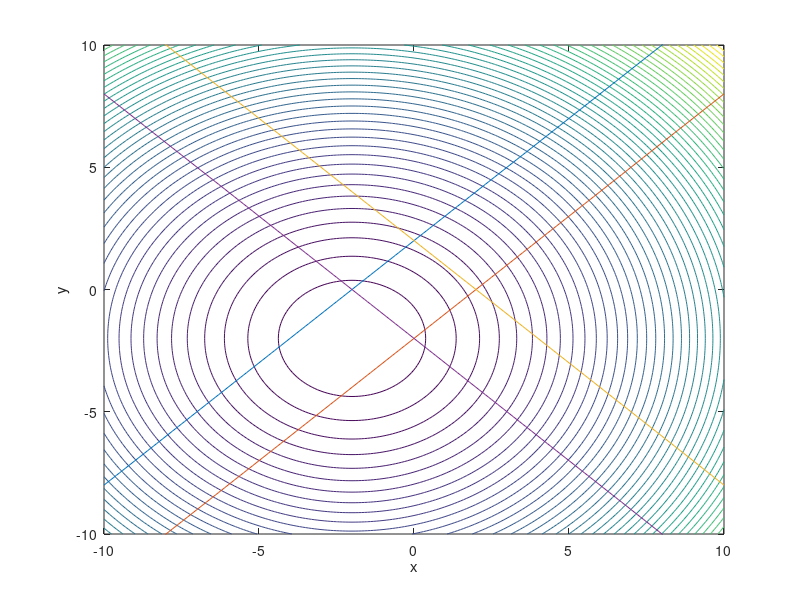

Reproduce this figure in MATLAB. (Note: this script raises an error after producing the figure.)
clc
clear;
[X,Y]=meshgrid(-10:0.1:10);

%QP problem specification
Xref=[-2,-2];
P=[1,0;0,1];
q=[-2*Xref(1),-2*Xref(2)]';
r=Xref(1)^2+Xref(2)^2;
%inequality constraint
%to keep the form Ax+b>0
A1=[1,-1];
b1=2;
A2=[-1,1];
b2=2;
A3=[-1,-1];
b3=2;
A4=[1,1];
b4=2;
A=[A1;A2;A3;A4];
b=[b1;b2;b3;b4];
%updating variables
%x_init=[-3,5]';
x_new=Xref';
u_new=[0,0]';
z_new=[0,0]';
Max_Iterate=1000;
rho=1;
ABSTOL= sqrt(2)*1e-4;
RELTOL= 1e-2;

%ploting related
history_x1=[x_new(1),zeros(1,999)];
history_x2=[x_new(2),zeros(1,999)];
F=P(1,1)*X.^2+P(1,2)*X.*Y+P(2,1)*X.*Y+P(2,2)*Y.^2 + q(1)*X+q(2)*Y + r;
f=zeros(1,999);

Y_c1=-A1(1)/A1(2)*X(1,:)-sign(A1(2))*b1;
Y_c2=-A2(1)/A2(2)*X(1,:)-sign(A2(2))*b2;
Y_c3=-A3(1)/A3(2)*X(1,:)-sign(A3(2))*b3;
Y_c4=-A4(1)/A4(2)*X(1,:)-sign(A4(2))*b4;

figure(1);
contour(X,Y,F,50);
xlabel('x');
ylabel('y');
hold on;
plot(X(1,:),Y_c1,X(1,:),Y_c2,X(1,:),Y_c3,X(1,:),Y_c4);
axis([-10 10 -10 10]);
hold on;
tic
for k=1:Max_Iterate
    
    
    %x-update
    if k>1
        x_new=R\(rho*(z_new-u_new)-q);
    else
        R=P+rho*eye(size(P,1));
        x_new=R\(rho*(z_new-u_new)-q);
    end
    
    %z-update
    z_old=z_new;
    z_new=func_projection(x_new+u_new,A,b);
    
    %u-update
    u_new=u_new+x_new-z_new;
    
    %cost function
    %f(k+1)=x_new'*P*x_new + q'*x_new + r;
    history_x1(k+1)=x_new(1);
    history_x2(k+1)=x_new(2);
    
    plot(history_x1(k+1),history_x2(k+1),'r*');
    hold on;
    plot(history_x1(k:k+1),history_x2(k:k+1),'r');
    hold on;
    
    %termination check
    primal_residual=norm(x_new-z_new);
    dual_residual=norm(-rho*(z_new-z_old));
    eps_pri= ABSTOL + RELTOL*max(norm(x_new), norm(-z_new));
    eps_dual= ABSTOL + RELTOL*norm(rho*u_new);
    if(primal_residual<eps_pri && dual_residual<eps_dual)
        break;
    end
end
toc
